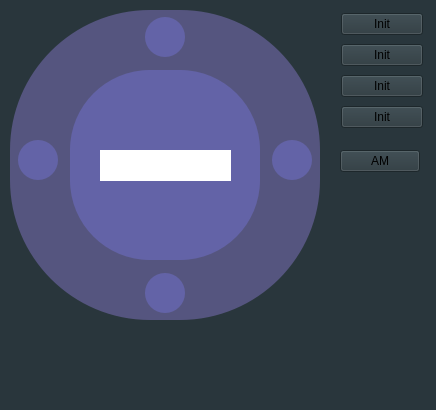
<?xml version="1.0" encoding="UTF-8"?>
<ui version="4.0">
 <class>ClockW</class>
 <widget class="QWidget" name="ClockW">
  <property name="geometry">
   <rect>
    <x>0</x>
    <y>0</y>
    <width>436</width>
    <height>410</height>
   </rect>
  </property>
  <property name="minimumSize">
   <size>
    <width>253</width>
    <height>225</height>
   </size>
  </property>
  <property name="cursor">
   <cursorShape>ArrowCursor</cursorShape>
  </property>
  <property name="windowTitle">
   <string>Reloj Warcraft III</string>
  </property>
  <property name="styleSheet">
   <string notr="true">background-color: rgb(41, 54, 60);</string>
  </property>
  <widget class="QFrame" name="base">
   <property name="geometry">
    <rect>
     <x>10</x>
     <y>10</y>
     <width>310</width>
     <height>310</height>
    </rect>
   </property>
   <property name="styleSheet">
    <string notr="true">
border-radius: 140px;
/*background-color: rgb(170, 170, 127);fondo marron*/
background-color: rgb(85,85,127);
</string>
   </property>
   <property name="frameShape">
    <enum>QFrame::NoFrame</enum>
   </property>
   <property name="frameShadow">
    <enum>QFrame::Raised</enum>
   </property>
   <widget class="QFrame" name="per_1">
    <property name="geometry">
     <rect>
      <x>135</x>
      <y>7</y>
      <width>40</width>
      <height>40</height>
     </rect>
    </property>
    <property name="styleSheet">
     <string notr="true">background-color: rgb(99, 99, 167);
border-radius: 20px;</string>
    </property>
    <property name="frameShape">
     <enum>QFrame::NoFrame</enum>
    </property>
    <property name="frameShadow">
     <enum>QFrame::Raised</enum>
    </property>
   </widget>
   <widget class="QFrame" name="per_3">
    <property name="geometry">
     <rect>
      <x>135</x>
      <y>263</y>
      <width>40</width>
      <height>40</height>
     </rect>
    </property>
    <property name="styleSheet">
     <string notr="true">background-color: rgb(99, 99, 167);
border-radius: 20px;</string>
    </property>
    <property name="frameShape">
     <enum>QFrame::NoFrame</enum>
    </property>
    <property name="frameShadow">
     <enum>QFrame::Raised</enum>
    </property>
   </widget>
   <widget class="QFrame" name="per_4">
    <property name="geometry">
     <rect>
      <x>262</x>
      <y>130</y>
      <width>40</width>
      <height>40</height>
     </rect>
    </property>
    <property name="styleSheet">
     <string notr="true">background-color: rgb(99, 99, 167);
border-radius: 20px;</string>
    </property>
    <property name="frameShape">
     <enum>QFrame::NoFrame</enum>
    </property>
    <property name="frameShadow">
     <enum>QFrame::Raised</enum>
    </property>
   </widget>
   <widget class="QFrame" name="per_5">
    <property name="geometry">
     <rect>
      <x>8</x>
      <y>130</y>
      <width>40</width>
      <height>40</height>
     </rect>
    </property>
    <property name="styleSheet">
     <string notr="true">background-color: rgb(99, 99, 167);
border-radius: 20px;</string>
    </property>
    <property name="frameShape">
     <enum>QFrame::NoFrame</enum>
    </property>
    <property name="frameShadow">
     <enum>QFrame::Raised</enum>
    </property>
   </widget>
   <widget class="QFrame" name="frame">
    <property name="geometry">
     <rect>
      <x>60</x>
      <y>60</y>
      <width>190</width>
      <height>190</height>
     </rect>
    </property>
    <property name="styleSheet">
     <string notr="true">background-color: rgb(99, 99, 167);
border-radius: 80px;</string>
    </property>
    <property name="frameShape">
     <enum>QFrame::NoFrame</enum>
    </property>
    <property name="frameShadow">
     <enum>QFrame::Raised</enum>
    </property>
    <widget class="QLineEdit" name="lineEdit">
     <property name="geometry">
      <rect>
       <x>30</x>
       <y>80</y>
       <width>131</width>
       <height>31</height>
      </rect>
     </property>
     <property name="styleSheet">
      <string notr="true">background-color: rgb(255, 255, 255);</string>
     </property>
    </widget>
   </widget>
  </widget>
  <widget class="QWidget" name="verticalLayoutWidget">
   <property name="geometry">
    <rect>
     <x>341</x>
     <y>10</y>
     <width>82</width>
     <height>121</height>
    </rect>
   </property>
   <layout class="QVBoxLayout" name="verticalLayout_2">
    <item>
     <widget class="QPushButton" name="pushButton">
      <property name="text">
       <string>Init</string>
      </property>
     </widget>
    </item>
    <item>
     <widget class="QPushButton" name="pushButton_2">
      <property name="text">
       <string>Init</string>
      </property>
     </widget>
    </item>
    <item>
     <widget class="QPushButton" name="pushButton_3">
      <property name="text">
       <string>Init</string>
      </property>
     </widget>
    </item>
    <item>
     <widget class="QPushButton" name="pushButton_4">
      <property name="text">
       <string>Init</string>
      </property>
     </widget>
    </item>
   </layout>
  </widget>
  <widget class="QPushButton" name="pushButton_5">
   <property name="geometry">
    <rect>
     <x>340</x>
     <y>150</y>
     <width>80</width>
     <height>22</height>
    </rect>
   </property>
   <property name="text">
    <string>AM</string>
   </property>
  </widget>
 </widget>
 <resources/>
 <connections/>
</ui>
